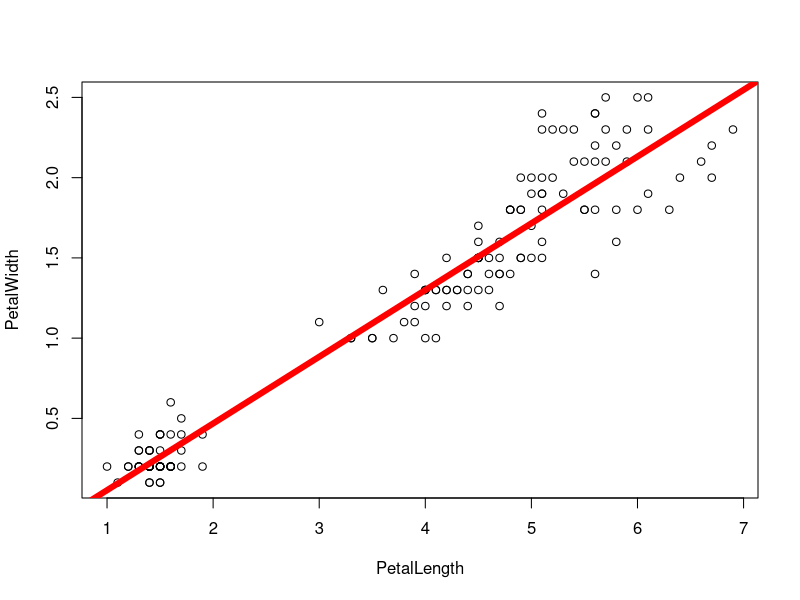

Here is the R script that generated this plot:
#Make a linear regression prediction on petal width values based on petal length:

#import iris data and identify the significant predictor variable:
irisdata <- iris
#Take the independent value/s (predictor variable) needed for prediction from iris data set:
PetalLength <- unlist(subset(irisdata, select = Petal.Length))
#Take the dependent value (response variable) we want to predict from iris data set:
PetalWidth <- unlist(subset(irisdata, select = Petal.Width))
#Set Petal_WidLen as the data containing both dependent and independent variables, respectively:
PetalWidLen <- data.frame(PetalLength, PetalWidth)

#View Petal_WidLen dataframe:
View(PetalWidLen)

#Create a linear model of the Petal_WidLen dataframe:
PetalWidLenModel <- lm(PetalWidth ~ PetalLength, data = PetalWidLen)
PetalWidLenModel

#Check the summary of Petal_WidLen_Model:
summary(PetalWidLenModel)

#Mathematical model: y = alpha + (beta * x)
#alpha (y-intercept) = -0.363076 
#beta (estimated slope) = 0.415755

#Mathematical model: y = -0.363076 + (0.415755 * Petal Length)

#Line of fit
plot(PetalWidLen)
abline(PetalWidLenModel, col = "red", lwd = 6)
